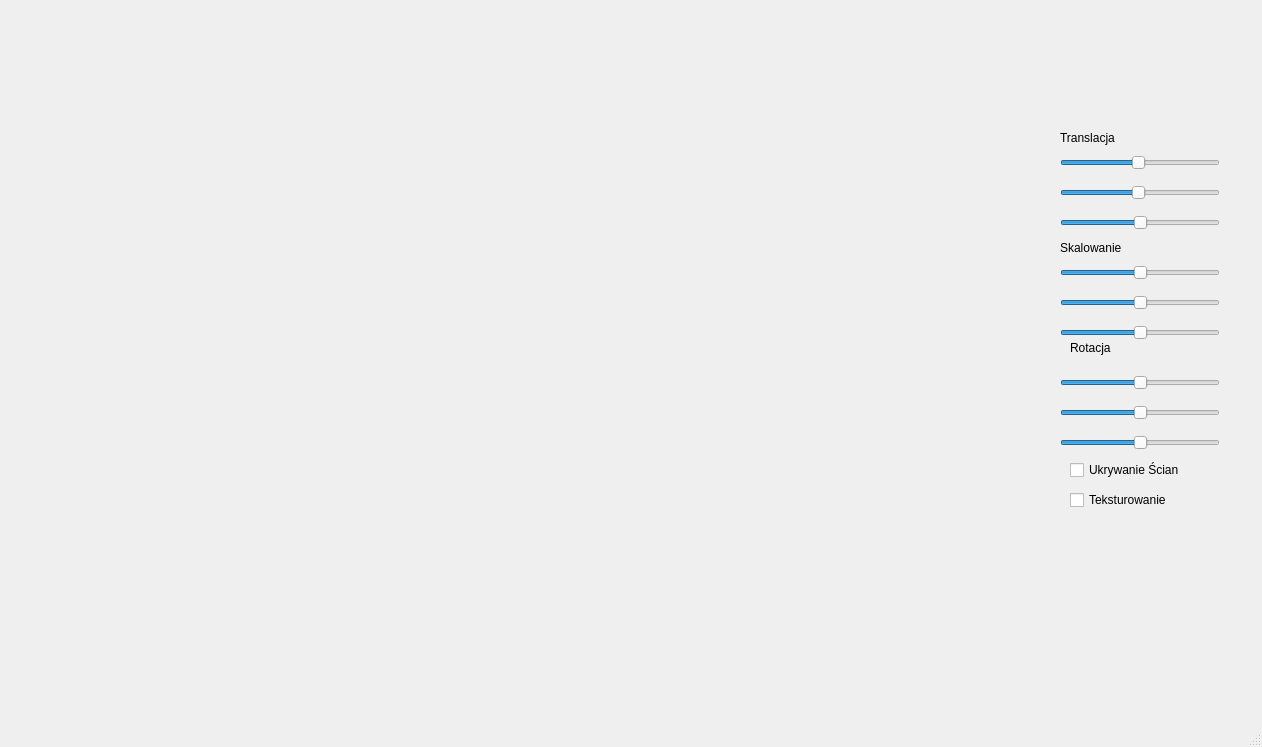
<?xml version="1.0" encoding="UTF-8"?>
<ui version="4.0">
 <class>MainWindow</class>
 <widget class="QMainWindow" name="MainWindow">
  <property name="geometry">
   <rect>
    <x>0</x>
    <y>0</y>
    <width>1262</width>
    <height>747</height>
   </rect>
  </property>
  <property name="windowTitle">
   <string>Przekształcenia 3D</string>
  </property>
  <widget class="QWidget" name="centralwidget">
   <widget class="Ekran" name="ekran" native="true">
    <property name="geometry">
     <rect>
      <x>10</x>
      <y>10</y>
      <width>1000</width>
      <height>690</height>
     </rect>
    </property>
   </widget>
   <widget class="QSlider" name="x_slider">
    <property name="geometry">
     <rect>
      <x>1060</x>
      <y>150</y>
      <width>160</width>
      <height>25</height>
     </rect>
    </property>
    <property name="minimum">
     <number>-140</number>
    </property>
    <property name="maximum">
     <number>300</number>
    </property>
    <property name="value">
     <number>75</number>
    </property>
    <property name="orientation">
     <enum>Qt::Horizontal</enum>
    </property>
   </widget>
   <widget class="QSlider" name="y_slider">
    <property name="geometry">
     <rect>
      <x>1060</x>
      <y>180</y>
      <width>160</width>
      <height>25</height>
     </rect>
    </property>
    <property name="minimum">
     <number>-140</number>
    </property>
    <property name="maximum">
     <number>300</number>
    </property>
    <property name="value">
     <number>75</number>
    </property>
    <property name="orientation">
     <enum>Qt::Horizontal</enum>
    </property>
   </widget>
   <widget class="QSlider" name="sx_slider">
    <property name="geometry">
     <rect>
      <x>1060</x>
      <y>260</y>
      <width>160</width>
      <height>25</height>
     </rect>
    </property>
    <property name="minimum">
     <number>10</number>
    </property>
    <property name="maximum">
     <number>150</number>
    </property>
    <property name="pageStep">
     <number>10</number>
    </property>
    <property name="value">
     <number>80</number>
    </property>
    <property name="orientation">
     <enum>Qt::Horizontal</enum>
    </property>
   </widget>
   <widget class="QSlider" name="sy_slider">
    <property name="geometry">
     <rect>
      <x>1060</x>
      <y>290</y>
      <width>160</width>
      <height>25</height>
     </rect>
    </property>
    <property name="minimum">
     <number>10</number>
    </property>
    <property name="maximum">
     <number>150</number>
    </property>
    <property name="value">
     <number>80</number>
    </property>
    <property name="orientation">
     <enum>Qt::Horizontal</enum>
    </property>
   </widget>
   <widget class="QSlider" name="obrot_sliderX">
    <property name="geometry">
     <rect>
      <x>1060</x>
      <y>370</y>
      <width>160</width>
      <height>25</height>
     </rect>
    </property>
    <property name="minimum">
     <number>-180</number>
    </property>
    <property name="maximum">
     <number>180</number>
    </property>
    <property name="orientation">
     <enum>Qt::Horizontal</enum>
    </property>
   </widget>
   <widget class="QCheckBox" name="ukryj_check">
    <property name="geometry">
     <rect>
      <x>1070</x>
      <y>460</y>
      <width>131</width>
      <height>20</height>
     </rect>
    </property>
    <property name="text">
     <string>Ukrywanie Ścian</string>
    </property>
   </widget>
   <widget class="QLabel" name="label">
    <property name="geometry">
     <rect>
      <x>1060</x>
      <y>130</y>
      <width>121</width>
      <height>16</height>
     </rect>
    </property>
    <property name="text">
     <string>Translacja</string>
    </property>
   </widget>
   <widget class="QLabel" name="label_2">
    <property name="geometry">
     <rect>
      <x>1060</x>
      <y>240</y>
      <width>141</width>
      <height>16</height>
     </rect>
    </property>
    <property name="text">
     <string>Skalowanie</string>
    </property>
   </widget>
   <widget class="QLabel" name="label_3">
    <property name="geometry">
     <rect>
      <x>1070</x>
      <y>340</y>
      <width>58</width>
      <height>16</height>
     </rect>
    </property>
    <property name="text">
     <string>Rotacja</string>
    </property>
   </widget>
   <widget class="QSlider" name="z_slider">
    <property name="geometry">
     <rect>
      <x>1060</x>
      <y>210</y>
      <width>160</width>
      <height>25</height>
     </rect>
    </property>
    <property name="minimum">
     <number>90</number>
    </property>
    <property name="maximum">
     <number>300</number>
    </property>
    <property name="value">
     <number>195</number>
    </property>
    <property name="orientation">
     <enum>Qt::Horizontal</enum>
    </property>
   </widget>
   <widget class="QSlider" name="sz_slider">
    <property name="geometry">
     <rect>
      <x>1060</x>
      <y>320</y>
      <width>160</width>
      <height>25</height>
     </rect>
    </property>
    <property name="minimum">
     <number>10</number>
    </property>
    <property name="maximum">
     <number>150</number>
    </property>
    <property name="value">
     <number>80</number>
    </property>
    <property name="orientation">
     <enum>Qt::Horizontal</enum>
    </property>
   </widget>
   <widget class="QSlider" name="obrot_sliderY">
    <property name="geometry">
     <rect>
      <x>1060</x>
      <y>400</y>
      <width>160</width>
      <height>25</height>
     </rect>
    </property>
    <property name="minimum">
     <number>-180</number>
    </property>
    <property name="maximum">
     <number>180</number>
    </property>
    <property name="orientation">
     <enum>Qt::Horizontal</enum>
    </property>
   </widget>
   <widget class="QSlider" name="obrot_sliderZ">
    <property name="geometry">
     <rect>
      <x>1060</x>
      <y>430</y>
      <width>160</width>
      <height>25</height>
     </rect>
    </property>
    <property name="minimum">
     <number>-180</number>
    </property>
    <property name="maximum">
     <number>180</number>
    </property>
    <property name="orientation">
     <enum>Qt::Horizontal</enum>
    </property>
   </widget>
   <widget class="QCheckBox" name="texture_check">
    <property name="geometry">
     <rect>
      <x>1070</x>
      <y>490</y>
      <width>171</width>
      <height>20</height>
     </rect>
    </property>
    <property name="text">
     <string>Teksturowanie</string>
    </property>
   </widget>
  </widget>
  <widget class="QMenuBar" name="menubar">
   <property name="geometry">
    <rect>
     <x>0</x>
     <y>0</y>
     <width>1262</width>
     <height>24</height>
    </rect>
   </property>
  </widget>
  <widget class="QStatusBar" name="statusbar"/>
 </widget>
 <customwidgets>
  <customwidget>
   <class>Ekran</class>
   <extends>QWidget</extends>
   <header location="global">ekran.h</header>
   <container>1</container>
   <slots>
    <signal>setCurrentAlpha(int)</signal>
    <slot>alphaSliderChange(int)</slot>
    <slot>warstwaButton()</slot>
    <slot>alphaSliderChange()</slot>
    <slot>setAlpha(int)</slot>
    <slot>blendMode()</slot>
    <slot>scaleX(int)</slot>
    <slot>scaleY(int)</slot>
    <slot>scaleZ(int)</slot>
    <slot>rotX(int)</slot>
    <slot>rotY(int)</slot>
    <slot>rotZ(int)</slot>
    <slot>transX(int)</slot>
    <slot>transY(int)</slot>
    <slot>transZ(int)</slot>
    <slot>przesX(int)</slot>
    <slot>przesY(int)</slot>
    <slot>skalX(int)</slot>
    <slot>skalY(int)</slot>
    <slot>rotacja(int)</slot>
    <slot>pochX(int)</slot>
    <slot>pochY(int)</slot>
    <slot>ogniskowa(int)</slot>
    <slot>stateChanged(int)</slot>
    <slot>teksturaChanged(int)</slot>
   </slots>
  </customwidget>
 </customwidgets>
 <resources/>
 <connections/>
</ui>
